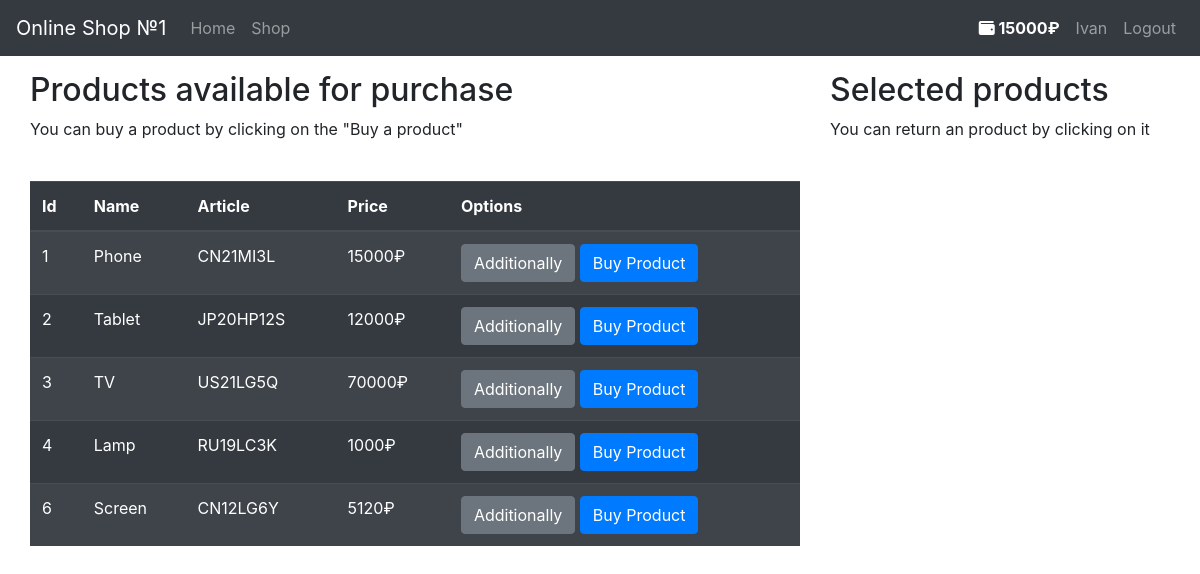
/shop (signed in), run on the app's committed database.
### shop/models.py (models this page shows, shortened)
class User(db.Model, UserMixin):
    id = db.Column(db.Integer(), primary_key=True)
    username = db.Column(db.String(length=25), nullable=False, unique=True)
    email = db.Column(db.String(length=256), nullable=False, unique=True)
    password_hash = db.Column(db.String(length=70), nullable=False)
    budget = db.Column(db.Integer(), nullable=False, default=0)
    products = db.relationship('Product', backref='owned_user', lazy=True)
    @property
    def password(self):
        return self.password

class Product(db.Model):
    id = db.Column(db.Integer(), primary_key=True)
    name = db.Column(db.String(length=25), nullable=False, unique=True)
    price = db.Column(db.Integer(), nullable=False)
    article = db.Column(db.String(length=11), nullable=False, unique=True)
    description = db.Column(db.String(length=2048), nullable=False, unique=True)
    owner = db.Column(db.Integer(), db.ForeignKey('user.id'))

### shop/routes.py (the view, shortened to what this page needs)
@app.route("/shop", methods=['GET', 'POST'])
@login_required
def shop_page():
    buy_form = BuyForm()
    sell_form = SellForm()
    if request.method == "GET":
        products = Product.query.filter_by(owner=None)
        owned_products = Product.query.filter_by(owner=current_user.id)
        return render_template("shop.html", products=products, buy_form=buy_form,
                               owned_products=owned_products, sell_form=sell_form)

### shop/models.py (called while the page is built)
@login_manager.user_loader
def load_user(user_id):
    return User.query.get(int(user_id))

### shop/templates/shop.html (shortened to what this page needs)
{% extends 'base.html' %}
{%block content%}
    <div class="row" style="margin-top:15px; margin-left:15px">
        <div class="col-8">
            <h2>Products available for purchase</h2>
            <p>You can buy a product by clicking on the "Buy a product"</p>
            <br>
            <table class="table table-striped table-dark">
                <thead>
                    <tr>
                        <th scope="col">Id</th>
                        <th scope="col">Name</th>
                        <th scope="col">Article</th>
                        <th scope="col">Price</th>
                        <th scope="col">Options</th>
                    </tr>
                </thead>
                <tbody>
                    {% for product in products %}
                        <tr>
                            <td> {{ product.id }} </td>
                            <td> {{ product.name }} </td>
                            <td> {{ product.article }} </td>
                            <td> {{ product.price }}₽ </td>
                            <td>
                                <button class="btn btn-secondary" data-toggle="modal"
                                        data-target="#Additionally-{{ product.id }}">Additionally
                                </button>
                                <button class="btn btn-primary" data-toggle="modal"
                                        data-target="#ConfirmPurchase-{{ product.id }}">Buy Product
                                </button>
                            </td>
                        </tr>
                    {% endfor %}
                </tbody>
            </table>
        </div>
        <div class="col-4">
            <h2>Selected products</h2>
            <p>You can return an product by clicking on it</p>
            <br>
        </div>
    </div>
{% endblock %}

### shop/templates/base.html (shortened to what this page needs)
<!doctype html>
<html lang="en">
    <head>
        <link rel="stylesheet" href="https://cdn.jsdelivr.net/npm/bootstrap@4.5.3/dist/css/bootstrap.min.css"
>
    </head>
    <body>
        <nav class="navbar navbar-expand-md navbar-dark bg-dark">
            <span class="navbar-brand">Online Shop №1</span>
            <div class="collapse navbar-collapse" id="navToggler">
                <ul class="navbar-nav mr-auto">
                    <li class="nav-item">
                        <a class="nav-link" href="{{ url_for('home_page') }}">Home</a>
                    </li>
                    <li class="nav-item">
                        <a class="nav-link" href="{{ url_for('shop_page') }}">Shop</a>
                    </li>
                </ul>
                {% if current_user.is_authenticated %}
                    <ul class="navbar-nav">
                        <li class="nav-item">
                            <a class="nav-link" style="color:white; font-weight: bold">
                                <i class="fas fa-wallet"></i>
                                {{ current_user.budget }}₽
                            </a>
                        </li>
                        <li class="nav-item">
                            <a class="nav-link" href="{{ url_for('user_page') }}">{{current_user.username}}</a>
                        </li>
                        <li class="nav-item">
                            <a class="nav-link" href="{{ url_for('logout_page') }}">Logout</a>
                        </li>
                    </ul>
                {% endif %}
            </div>
        </nav>
        {% block content %}
        {% endblock %}
    </body>
</html>

### data on the page
User: budget "15000", username "Ivan"
Product: id "1", name "Phone", article "CN21MI3L", price "15000"
Product: id "2", name "Tablet", article "JP20HP12S", price "12000"
Product: id "3", name "TV", article "US21LG5Q", price "70000"
Product: id "4", name "Lamp", article "RU19LC3K", price "1000"
Product: id "6", name "Screen", article "CN12LG6Y", price "5120"
